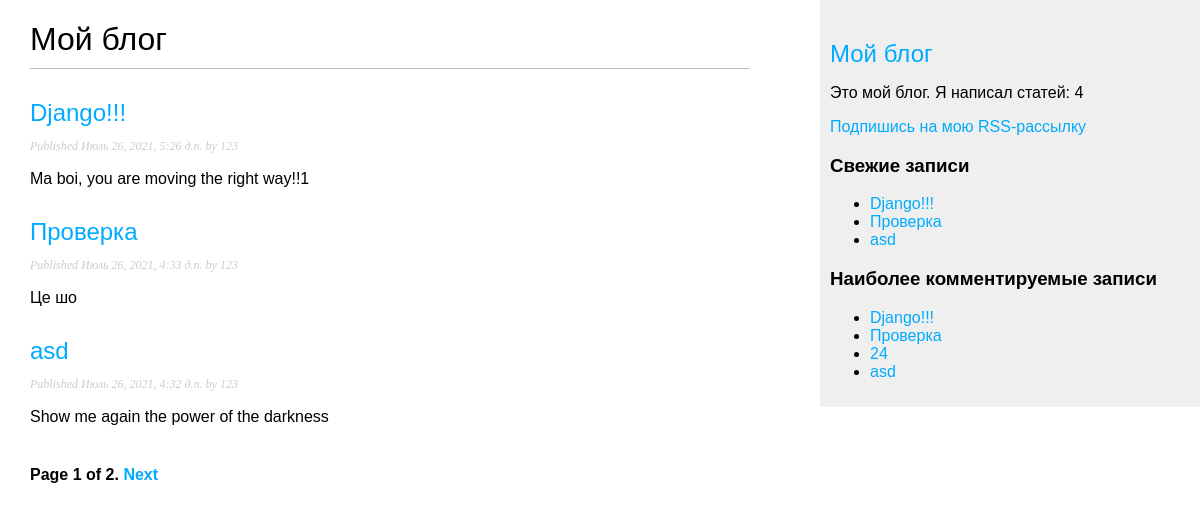
Before: / with the older database file.
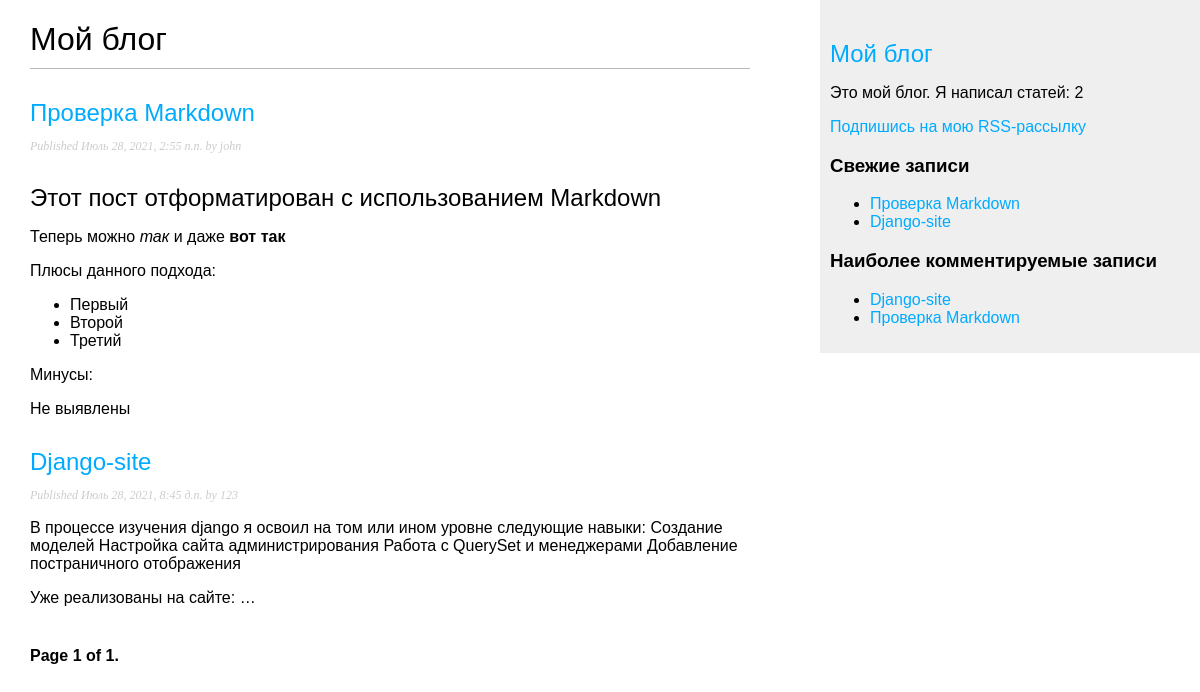
After: the same page with the newer database file.
### blog/models.py (models this page shows, shortened)
class Post(models.Model):
    STATUS_CHOICES = (
        ('draft', 'Draft'),
        ('published', 'Published'),
    )
    title = models.CharField(max_length=250)
    slug = models.SlugField(max_length=250, unique_for_date='publish')
    author = models.ForeignKey(User, on_delete=models.CASCADE,
                               related_name='blog_posts')
    body = models.TextField()
    publish = models.DateTimeField(default=timezone.now)
    created = models.DateTimeField(auto_now_add=True)
    updated = models.DateTimeField(auto_now=True)
    status = models.CharField(max_length=10, choices=STATUS_CHOICES, default='draft')
    objects = models.Manager()
    published = PublishedManager()
    class Meta:
        ordering = ('-publish',)
        verbose_name = 'Пост'
        verbose_name_plural = 'Посты'
    def get_absolute_url(self):
        return reverse('blog:post_detail', args=[self.publish.year, self.publish.month,
                                                 self.publish.day, self.slug, ])

### blog/views.py (the view)
# urls.py: path('', views.PostListView.as_view(), name='post_list'),
class PostListView(ListView):
    queryset = Post.published.all()
    context_object_name = 'posts'
    paginate_by = 3
    template_name = 'blog/post/list.html'

### blog/models.py (called while the page is built)
    def get_queryset(self):
        return super().get_queryset().filter(status='published')

### blog/templatetags/blog_tags.py (called while the page is built)
@register.simple_tag
def total_posts():
    return Post.published.count()

@register.inclusion_tag('blog/post/latest_posts.html')
def show_latest_posts(count=5):
    latest_posts = Post.published.order_by('-publish')[:count]
    return {'latest_posts': latest_posts}

@register.simple_tag
def get_most_commented_posts(count=5):
    return Post.published.annotate(total_comments=Count('comments')).order_by('-total_comments')[:count]

@register.filter(name='markdown')
def markdown_format(text):
    return mark_safe(markdown.markdown(text))

### blog/templates/blog/post/list.html (shortened to what this page needs)
{% extends "blog/base.html" %}
{% load blog_tags %}
{% block content %}
    <h1>Мой блог</h1>
    {% for post in posts %}
        <h2>
            <a href="{{ post.get_absolute_url }}">{{ post.title }}</a>
        </h2>
        <p class="date">Published {{post.publish}} by {{ post.author }}</p>
        {{ post.body|markdown|truncatewords_html:30 }}
    {% endfor %}
    {% include "blog/pagination.html" with page=page_obj %}
{% endblock %}

### blog/templates/blog/base.html (shortened to what this page needs)
{% load blog_tags %}
{% load static %}
<!DOCTYPE html>
<html lang="ru">
<head>
    <link href="{% static "css/blog.css" %}" rel="stylesheet">
</head>
<body>
    <div id="content">
        {% block content %}{% endblock %}
    </div>
    <div id="sidebar">
        <h2><a href="{% url 'blog:post_list' %}">Мой блог</a></h2>
        <p>Это мой блог. Я написал статей: {% total_posts %}</p>
        <p><a href="{% url 'blog:post_feed' %}">Подпишись на мою RSS-рассылку</a></p>
        <h3>Свежие записи</h3>
        {% show_latest_posts 3 %}
        <h3>Наиболее комментируемые записи</h3>
        {% get_most_commented_posts as most_commented_posts %}
        <ul>
            {% for post in most_commented_posts %}
                <li><a href="{{ post.get_absolute_url }}">{{ post.title }}</a></li>
            {% endfor %}
        </ul>
    </div>
</body>
</html>

### blog/templates/blog/pagination.html (shortened to what this page needs)
<div class="pagination">
    <span class="step-links">
        <span class="current">
            Page {{ page.number }} of {{ page.paginator.num_pages }}.
        </span>
        {% if page.has_next %}
            <a href="?page={{ page.next_page_number }}">Next</a>
        {% endif %}
    </span>
</div>

### blog/templates/blog/post/latest_posts.html
<ul>
    {% for post in latest_posts %}
        <li><a href="{{ post.get_absolute_url }}">{{ post.title }}</a></li>
    {% endfor %}
</ul>

### blog/static/css/blog.css (style rules this page uses)
body { margin:0; padding:0; font-family:helvetica, sans-serif; }
a { color:#00abff; text-decoration:none; }
h1 { font-weight:normal; border-bottom:1px solid #bbb; padding:0 0 10px 0; }
h2 { font-weight:normal; margin:30px 0 0; }
#content { float:left; width:60%; padding:0 0 0 30px; }
#sidebar { float:right; width:30%; padding:10px; background:#efefef; height:100%; }
p.date { color:#ccc; font-family: georgia, serif; font-size: 12px; font-style: italic; }
.pagination { margin:40px 0; font-weight:bold; }

Changed rows visible on the page:
removed Post: title "Django!!!", publish "Июль 26, 2021, 5:26 д.п.", author "123", body "Ma boi, you are moving the right way!!1"
removed Post: title "Проверка", publish "Июль 26, 2021, 4:33 д.п.", author "123", body "Це шо"
removed Post: title "asd", publish "Июль 26, 2021, 4:32 д.п.", author "123", body "Show me again the power of the darkness"
removed Post: title "24", shown under "Наиболее комментируемые записи"
added Post: title "Проверка Markdown", publish "Июль 28, 2021, 2:55 п.п.", author "john", body "Этот пост отформатирован с использованием Markdown Теперь можно так и даже вот так Плюсы данного подхода: Первый Второй Третий Минусы: Не выявлены"
added Post: title "Django-site", publish "Июль 28, 2021, 8:45 д.п.", author "123", body "В процессе изучения django я освоил на том или ином уровне следующие навыки: Создание моделей Настройка сайта администрирования Работа с QuerySet и менеджерами Добавление постраничного отображения Уже реализованы на сайте: …"
Other visible differences:
{{ page.paginator.num_pages }}: "2" → "1"
text no longer shown: "4 Next"
text now shown: "2"
